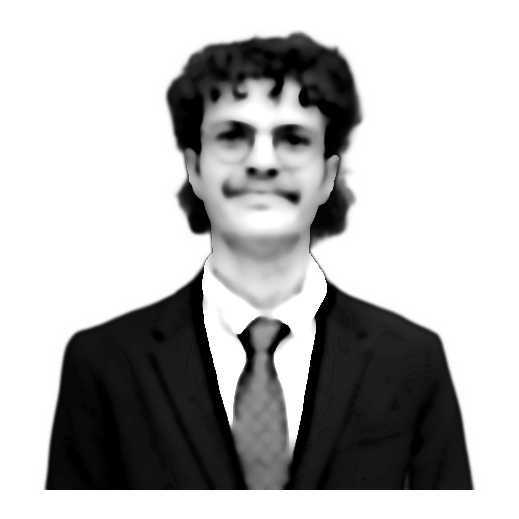
#> input picture source-prepped.png, 519 x 519 px; its folder holds 3 pictures in this run
$ python make_ascii_svg.py
#> lines starting #> are read from the running program, lines starting #| are printed output that depends on the picture
"""
Convert source artwork into a clean, monochrome ASCII-art SVG (one light-gray
color, subject isolated on a dark background) that "types"
itself in like a terminal, then holds.

Monochrome is deliberate -- per-character rainbow color is what makes ASCII
portraits look noisy. One fill color + a good density ramp + high contrast (so a
busy background washes out to blank) reads as neat and legible.

GitHub renders SVGs embedded via <img> and runs their SMIL animations there (JS
does not run). Each row is revealed with a left-to-right clip wipe plus a small
block cursor riding the wipe edge, staggered top -> bottom, so the whole
portrait prints once and freezes.
"""
from PIL import Image, ImageEnhance, ImageOps, ImageFilter
import html
import os
import sys

HERE = os.path.dirname(os.path.abspath(__file__))
# Defaults to the prepared grayscale portrait generated by prep_photo.py.
# A different portrait can be passed as the first positional argument.
SRC = sys.argv[1] if len(sys.argv) > 1 else os.path.join(HERE, "..", "source-prepped.png")
OUT = sys.argv[2] if len(sys.argv) > 2 else os.path.join(HERE, "..", "john-ascii.svg")

# The bold logo reads more clearly at README-card size with fewer, larger
# characters. The art stays ART_W px wide; cells keep a ~1:1.875 aspect.
COLS = int(os.environ.get("COLS", 105))
ART_W_TARGET = 800
CELL_W = ART_W_TARGET / COLS
CELL_H = CELL_W * 15 / 8
ROWS = round(COLS * 8 / 15)
RAMP = os.environ.get("ASCII_RAMP", " .:-=+*#%@")

# The prepped image already has its background removed and uses deliberately
# soft tonal normalization, so only light global tuning is needed here.
CONTRAST = float(os.environ.get("ASCII_CONTRAST", 1.0))
BRIGHTNESS = float(os.environ.get("ASCII_BRIGHTNESS", 1.05))
GAMMA = float(os.environ.get("ASCII_GAMMA", 0.85))
SHARPEN = False
WHITE_FLOOR = float(os.environ.get("ASCII_WHITE_FLOOR", 0.995))
ALPHA_FLOOR = float(os.environ.get("ASCII_ALPHA_FLOOR", 0.08))
# On a dark terminal, light source pixels should use denser light characters.
# Mapping dark pixels to dense characters creates a photographic negative and
# makes pale faces look like empty eye sockets. Set ASCII_INVERT_TONES=0 only
# when rendering dark text onto a light background.
INVERT_TONES = os.environ.get("ASCII_INVERT_TONES", "1") != "0"

PAD = 20
TITLEBAR_H = 30
STATUS_H = 30
ART_W = COLS * CELL_W
ART_H = ROWS * CELL_H
CANVAS_W = ART_W + PAD * 2
CANVAS_H = TITLEBAR_H + ART_H + STATUS_H + PAD

BG = "#0d1117"
BG2 = "#111722"
FRAME = "#30363d"
TITLE_TEXT = "#7d8590"
INK = "#c9d1d9"      # the single ascii color (matches Andrew6rant)
CURSOR = "#c9d1d9"

# ---- reveal timing (one-shot; a cursor rasters top -> bottom) -------------
ROW_DUR = 5.8 / ROWS  # whole portrait prints in ~6s at any resolution
STAGGER = ROW_DUR       # == ROW_DUR -> a single cursor sweeping down

# ---- 1. sample the image into a COLS x ROWS grayscale grid ----------------
source = Image.open(SRC).convert("RGBA")
alpha = source.getchannel("A")
#> alpha: PIL image 519x519 L; every value is 255
im = ImageOps.grayscale(source)
#> im is the input picture: PIL image 519x519 L; min 0, max 255, mean 179.5
if SHARPEN:
    im = im.filter(ImageFilter.UnsharpMask(radius=2, percent=140, threshold=2))
im = ImageEnhance.Brightness(im).enhance(BRIGHTNESS)
im = ImageEnhance.Contrast(im).enhance(CONTRAST)
im = im.resize((COLS, ROWS), Image.LANCZOS)
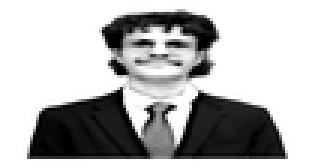
#> im: PIL image 105x56 L (shown 3 times larger); min 0, max 255, mean 180.6
alpha = alpha.resize((COLS, ROWS), Image.LANCZOS)
#> alpha: PIL image 105x56 L; every value is 255
px = im.load()
alpha_px = alpha.load()

STATIC = bool(os.environ.get("STATIC"))  # emit frozen state for previews

rows_txt = []
for y in range(ROWS):
    chars = []
    for x in range(COLS):
        coverage = alpha_px[x, y] / 255.0
        if coverage < ALPHA_FLOOR:
            chars.append(" ")
            continue
        lum = px[x, y] / 255.0
        lum = pow(lum, GAMMA)
        if not INVERT_TONES and lum >= WHITE_FLOOR:
            chars.append(" ")
            continue
        density = (lum if INVERT_TONES else 1.0 - lum) * coverage
        idx = int(density * (len(RAMP) - 1) + 0.5)
        idx = max(0, min(len(RAMP) - 1, idx))
        chars.append(RAMP[idx])
    rows_txt.append("".join(chars))
#> after the loop, rows_txt = 56 items

art_top = TITLEBAR_H + PAD * 0.35

# ---- 2. assemble SVG ------------------------------------------------------
parts = []
parts.append(
    f'<svg xmlns="http://www.w3.org/2000/svg" width="{CANVAS_W}" height="{CANVAS_H}" '
    f'viewBox="0 0 {CANVAS_W} {CANVAS_H}" font-family="ui-monospace, SFMono-Regular, '
    f'Menlo, Consolas, monospace">'
)
parts.append('<defs>'
             f'<linearGradient id="bg" x1="0" y1="0" x2="0" y2="1">'
             f'<stop offset="0" stop-color="{BG2}"/><stop offset="1" stop-color="{BG}"/>'
             f'</linearGradient></defs>')

parts.append(f'<rect width="{CANVAS_W}" height="{CANVAS_H}" rx="12" fill="url(#bg)"/>')
parts.append(f'<rect x="0.5" y="0.5" width="{CANVAS_W-1}" height="{CANVAS_H-1}" rx="12" '
             f'fill="none" stroke="{FRAME}" stroke-width="1"/>')

parts.append(f'<line x1="0" y1="{TITLEBAR_H}" x2="{CANVAS_W}" y2="{TITLEBAR_H}" stroke="{FRAME}"/>')
for i, dotcol in enumerate(["#ff5f56", "#ffbd2e", "#27c93f"]):
    parts.append(f'<circle cx="{PAD + i*16}" cy="{TITLEBAR_H/2}" r="5" fill="{dotcol}"/>')
parts.append(f'<text x="{CANVAS_W/2}" y="{TITLEBAR_H/2 + 4}" fill="{TITLE_TEXT}" font-size="12" '
             f'text-anchor="middle">john@github: ~$ ./gators.sh</text>')

# one <text> per row (single color -> no per-char markup, tiny file)
font_size = CELL_H * 0.86
for ry, line in enumerate(rows_txt):
    y = art_top + ry * CELL_H + CELL_H * 0.74
    row_y = art_top + ry * CELL_H
    delay = ry * STAGGER
    safe = html.escape(line)
    text = (f'<text xml:space="preserve" x="{PAD}" y="{y:.1f}" fill="{INK}" '
            f'font-size="{font_size:.1f}" textLength="{ART_W}" lengthAdjust="spacing">{safe}</text>')

    if STATIC:
        parts.append(text)
        continue

    parts.append(
        f'<clipPath id="r{ry}"><rect x="{PAD}" y="{row_y:.1f}" height="{CELL_H}" width="0">'
        f'<animate attributeName="width" from="0" to="{ART_W}" begin="{delay:.3f}s" '
        f'dur="{ROW_DUR:.2f}s" fill="freeze"/></rect></clipPath>'
    )
    parts.append(f'<g clip-path="url(#r{ry})">{text}</g>')
    parts.append(
        f'<rect y="{row_y+1:.1f}" width="{CELL_W}" height="{CELL_H-2}" fill="{CURSOR}" opacity="0">'
        f'<animate attributeName="x" from="{PAD}" to="{PAD+ART_W}" begin="{delay:.3f}s" '
        f'dur="{ROW_DUR:.2f}s" fill="freeze"/>'
        f'<set attributeName="opacity" to="0.85" begin="{delay:.3f}s"/>'
        f'<set attributeName="opacity" to="0" begin="{delay+ROW_DUR:.3f}s"/></rect>'
    )
#> this loop made 56 passes
#> (y, row_y, delay) on passes 1 to 12: (47.57, 37, 0), (61.86, 51.29, 0.104), (76.14, 65.57, 0.207), (90.43, 79.86, 0.311), (104.7, 94.14, 0.414), (119, 108.4, 0.518), (133.3, 122.7, 0.621), (147.6, 137, 0.725), (161.9, 151.3, 0.829), (176.1, 165.6, 0.932), (190.4, 179.9, 1.04), (204.7, 194.1, 1.14)
#> after the loop, parts = 177 items

# status bar with a steady blinking cursor
status_line_y = TITLEBAR_H + ART_H + PAD * 0.35
status_y = status_line_y + 19
parts.append(f'<line x1="0" y1="{status_line_y:.1f}" x2="{CANVAS_W}" y2="{status_line_y:.1f}" stroke="{FRAME}"/>')
parts.append(f'<text x="{PAD}" y="{status_y:.1f}" fill="{TITLE_TEXT}" font-size="13">'
             f'john@github:~$ mascot <tspan fill="{INK}">Florida Gators</tspan></text>')
status_chars = len("john@github:~$ mascot Florida Gators ")
parts.append(f'<rect x="{PAD + status_chars * 13 * 0.6:.1f}" y="{status_y-12:.1f}" width="8" height="14" fill="{INK}">'
             f'<animate attributeName="opacity" values="1;1;0;0" keyTimes="0;0.5;0.51;1" '
             f'dur="1s" repeatCount="indefinite"/></rect>')

parts.append("</svg>")
svg = "".join(parts)
with open(OUT, "w") as f:
    f.write(svg)
print("wrote", OUT, len(svg), "bytes;", CANVAS_W, "x", CANVAS_H)
#| wrote scripts/../john-ascii.svg 43201 bytes; 840.0 x 880.0
